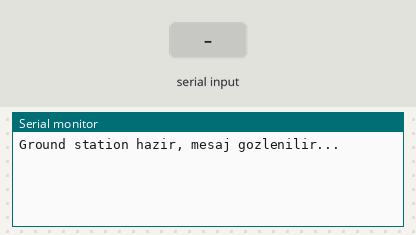
A sketch run on a simulated Arduino Uno, built with avr-gcc and run on an emulated ATmega328P. Parts: the last lines printed to the serial monitor. Inputs (shaded band) come from the test bench.

Above: at 1.2 s.
1.3 s: "1\n" received over the second serial link
At 1.7 s:
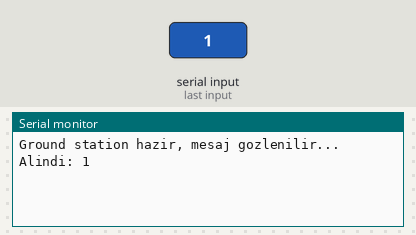
2.8 s: "0\n" received over the second serial link
At 4.0 s:
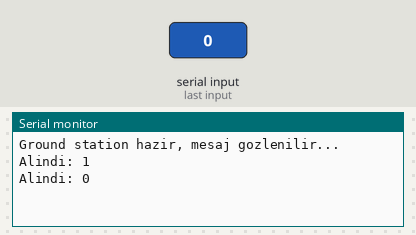
4.3 s: "2\n" received over the second serial link
At 5.1 s:
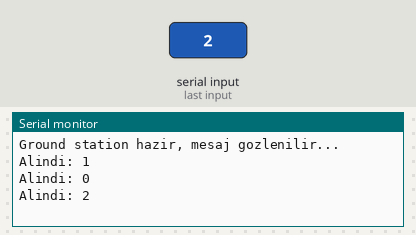

Measured:
- after the input at 1.3 s, the serial monitor: prints a new line at once (image 1)
- after the input at 2.8 s, the serial monitor: prints a new line at once (image 2)
- after the input at 4.3 s, the serial monitor: prints a new line at once (image 3)

The sketch:

ground_station_rx_test.ino
```cpp
#include <SoftwareSerial.h>

SoftwareSerial loraSerial(2, 3); // RX=D2, TX=D3

void setup() {
  Serial.begin(9600);      // USB debug monitor
  loraSerial.begin(9600);  // E30 ilə eyni baud rate olmalıdır
  Serial.println("Ground station hazir, mesaj gozlenilir...");
}

void loop() {
  if (loraSerial.available()) {
    String incoming = loraSerial.readStringUntil('\n');
    Serial.print("Alindi: ");
    Serial.println(incoming);
  }
}
```
